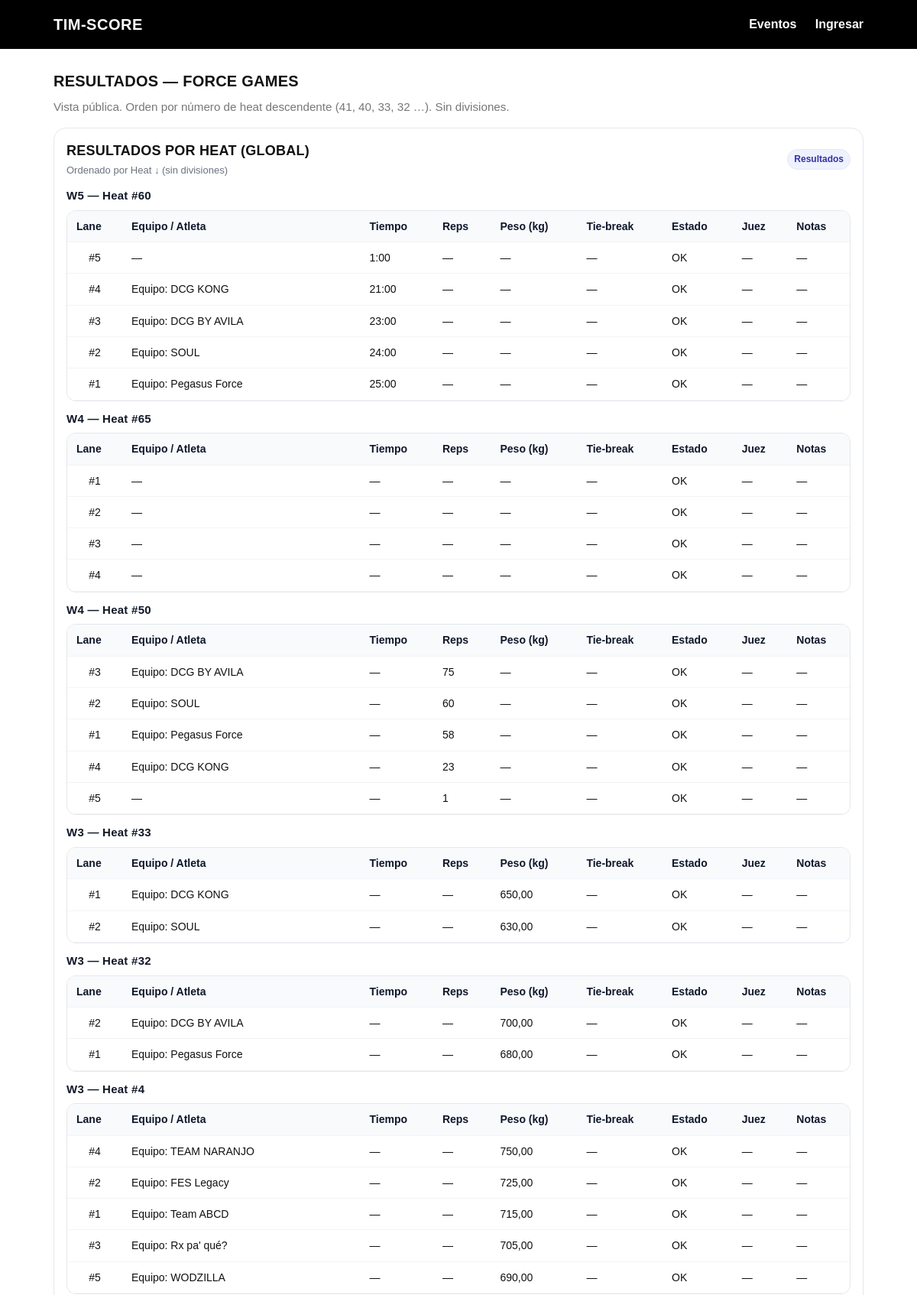
Page /results/force-games/ (upper part) on the committed database.
### compcore/apps/events/models.py (models this page shows, shortened)
class Event(models.Model):
    STATUS_CHOICES = (
        ("DRAFT", "Draft"),
        ("OPEN", "Open"),
        ("CLOSED", "Closed"),
        ("FINISHED", "Finished"),
    )
    name = models.CharField(max_length=160)
    slug = models.SlugField(unique=True)
    location = models.CharField(max_length=160, blank=True)
    description = models.TextField(blank=True)
    start_date = models.DateField(null=True, blank=True)
    end_date = models.DateField(null=True, blank=True)
    registration_open = models.BooleanField(default=False)
    registration_deadline = models.DateField(null=True, blank=True)
    status = models.CharField(max_length=16, choices=STATUS_CHOICES, default="DRAFT")
    lanes_default = models.PositiveIntegerField(
        default=8,
        help_text="Carriles por defecto si la división no define capacidad.",
    )
    allow_self_signup = models.BooleanField(
        default=False,
        help_text="Si está activo, se muestra el enlace de 'Crear cuenta' para atletas.",
    )
    created_at = models.DateTimeField(auto_now_add=True)
    class Meta:
        ordering = ("-start_date", "name")

### compcore/apps/judging/models.py (models this page shows, shortened)
class HeatResult(models.Model):
    heat = models.ForeignKey(
        "events.WorkoutHeat",
        on_delete=models.CASCADE,
        related_name="results",
    )
    team = models.ForeignKey(
        "registration.Team",
        on_delete=models.SET_NULL,
        null=True, blank=True, related_name="heat_results"
    )
    athlete_entry = models.ForeignKey(
        "registration.AthleteEntry",
        on_delete=models.SET_NULL,
        null=True, blank=True, related_name="heat_results"
    )
    lane = models.PositiveIntegerField()
    time_seconds = models.PositiveIntegerField(null=True, blank=True, help_text="Tiempo total en segundos.")
    reps = models.PositiveIntegerField(null=True, blank=True)
    weight_kg = models.DecimalField(max_digits=6, decimal_places=2, null=True, blank=True)
    penalties = models.IntegerField(default=0)
    tiebreak_seconds = models.PositiveIntegerField(null=True, blank=True, help_text="Tie-break en segundos.")
    status = models.CharField(max_length=3, choices=STATUS_CHOICES, default="OK")
    judge_name = models.CharField(max_length=120, blank=True, default="")
    notes = models.TextField(blank=True, default="")
    created_at = models.DateTimeField(default=timezone.now, editable=False)
    updated_at = models.DateTimeField(auto_now=True)
    class Meta:
        unique_together = (("heat", "lane"),)
        ordering = ("heat_id", "lane")

### compcore/apps/judging/views.py (the view)
def results_event(request: HttpRequest, event_slug: str):
    event = get_object_or_404(Event, slug=event_slug)
    results = (
        HeatResult.objects.filter(heat__workout__event=event)
        .select_related("heat", "heat__workout", "heat__division", "team", "athlete_entry__user")
        .order_by("-created_at")
    )
    heats_map: Dict[Tuple[int, int], Dict[str, Any]] = {}
    ordered_keys: List[Tuple[int, int]] = []
    for r in results:
        heat = r.heat
        w = heat.workout
        key = (w.order, heat.heat_number)
        if key not in heats_map:
            heats_map[key] = {
                "workout_order": w.order,
                "workout_name": w.name,
                "scoring": w.scoring,            # <- para ordenar filas según scoring
                "heat_number": heat.heat_number,
                "division_name": heat.division.name,
                "lane_count": heat.lane_count,
                "rows": [],
            }
            ordered_keys.append(key)
        if r.team:
            participant = f"Equipo: {r.team.name}"
        elif r.athlete_entry and r.athlete_entry.user:
            full = r.athlete_entry.user.get_full_name() or r.athlete_entry.user.username
            participant = f"Atleta: {full}"
        else:
            participant = "—"
        heats_map[key]["rows"].append(
            {
                "lane": r.lane,
                "participant": participant,
                "time_display": _fmt_seconds(getattr(r, "time_seconds", None)),
                "reps": r.reps,
                "weight_kg": r.weight_kg,
                "tiebreak_display": _fmt_seconds(getattr(r, "tiebreak_seconds", None)),
                "penalties": r.penalties or 0,
                "status": r.status,
                "judge_name": r.judge_name,
                "notes": r.notes,
                "_time": getattr(r, "time_seconds", None),
                "_tiebreak": getattr(r, "tiebreak_seconds", None),
                "_reps": r.reps,
                "_weight": r.weight_kg,
                "_created": r.created_at,
            }
        )
    ordered_keys.sort(key=lambda k: (k[0], k[1]), reverse=True)
    def sort_rows(rows: List[Dict[str, Any]], scoring: Optional[str]) -> None:
        s = (scoring or "").upper()
        if s == "TIME":
            BIG = 10**9
            rows.sort(
                key=lambda r: (
                    _status_bad(r.get("status")),
                    r.get("_time") if r.get("_time") is not None else BIG,
                    r.get("penalties", 0),
                    r.get("_tiebreak") if r.get("_tiebreak") is not None else BIG,
                    r.get("_created")  # último recurso para estabilidad
                )
            )
        elif s == "WEIGHT":
            INF = 10**9
            rows.sort(
                key=lambda r: (
                    _status_bad(r.get("status")),
                    -r.get("_weight") if r.get("_weight") is not None else INF,
                    r.get("penalties", 0),
                    -r.get("_reps") if r.get("_reps") is not None else 0,  # micro desempate
                    r.get("_created")
                )
            )
        elif s in ("REPS", "POINTS"):
            INF = 10**9
            rows.sort(
                key=lambda r: (
                    _status_bad(r.get("status")),
                    -r.get("_reps") if r.get("_reps") is not None else INF,
                    r.get("penalties", 0),
                    r.get("_time") if r.get("_time") is not None else INF,  # opcional
                    r.get("_created")
                )
            )
        else:
            rows.sort(key=lambda r: (r.get("_created"),), reverse=True)
    all_heats: List[Dict[str, Any]] = []
    for key in ordered_keys:
        bucket = heats_map[key]
        sort_rows(bucket["rows"], bucket.get("scoring"))
        all_heats.append(bucket)
    ctx = {
        "event": event,
        "all_heats": all_heats,  # lista plana sin divisiones; heats ya están DESC; filas ya están mejor->peor
    }
    return render(request, "judging/public_results.html", ctx)

### compcore/apps/judging/views.py (called while the page is built)
def _fmt_seconds(sec: Optional[int]) -> str:
    if sec in (None, "",):
        return ""
    try:
        sec = int(sec)
    except (TypeError, ValueError):
        return ""
    h = sec // 3600
    m = (sec % 3600) // 60
    s = sec % 60
    if h:
        return f"{h:d}:{m:02d}:{s:02d}"
    return f"{m:d}:{s:02d}"

def _status_bad(status: Optional[str]) -> int:
    if not status:
        return 1
    return 0 if str(status).upper() == "OK" else 1

### templates/judging/public_results.html (shortened to what this page needs)
{% extends "base.html" %}
{% load static %}
{% block content %}
<h1 class="title" style="font-size:20px;margin:0;">Resultados — {{ event.name }}</h1>
<p class="muted" style="margin-top:8px;">Vista pública. Orden por número de heat descendente (41, 40, 33, 32 …). Sin divisiones.</p>
<div class="lb-wrap">
  {% if all_heats %}
    <div class="lb-card">
      <div class="lb-card__header">
        <div>
          <h2 class="lb-title">Resultados por Heat (global)</h2>
          <p class="lb-subtitle">Ordenado por Heat ↓ (sin divisiones)</p>
        </div>
        <span class="lb-badge">Resultados</span>
      </div>
      {% for h in all_heats %}
        <div class="lb-heat">
          <h3 class="lb-heat__title">W{{ h.workout_order }} — Heat #{{ h.heat_number }}</h3>
          <div class="lb-table-wrap">
            <table class="lb-table">
              <thead>
                <tr>
                  <th class="lb-col-lane">Lane</th>
                  <th class="lb-col-name">Equipo / Atleta</th>
                  <th class="lb-col-tight">Tiempo</th>
                  <th class="lb-col-tight">Reps</th>
                  <th class="lb-col-tight">Peso (kg)</th>
                  <th class="lb-col-tight">Tie-break</th>
                  <th class="lb-col-tight">Estado</th>
                  <th class="lb-col-tight">Juez</th>
                  <th>Notas</th>
                </tr>
              </thead>
              <tbody>
                {% for row in h.rows %}
                  <tr>
                    <td class="lb-col-lane">#{{ row.lane }}</td>
                    <td class="lb-col-name">{{ row.participant }}</td>
                    <td class="lb-col-tight">{% if row.time_display %}{{ row.time_display }}{% else %}—{% endif %}</td>
                    <td class="lb-col-tight">{% if row.reps != None %}{{ row.reps }}{% else %}—{% endif %}</td>
                    <td class="lb-col-tight">{% if row.weight_kg != None %}{{ row.weight_kg }}{% else %}—{% endif %}</td>
                    <td class="lb-col-tight">{% if row.tiebreak_display %}{{ row.tiebreak_display }}{% else %}—{% endif %}</td>
                    <td class="lb-col-tight">{% if row.status %}{{ row.status }}{% else %}—{% endif %}</td>
                    <td class="lb-col-tight">{% if row.judge_name %}{{ row.judge_name }}{% else %}—{% endif %}</td>
                    <td>{% if row.notes %}{{ row.notes }}{% else %}—{% endif %}</td>
                  </tr>
                {% empty %}
                  <tr><td class="lb-empty" colspan="9">Sin resultados cargados.</td></tr>
                {% endfor %}
              </tbody>
            </table>
          </div>
        </div>
      {% endfor %}
    </div>
  {% else %}
    <div class="lb-card"><div class="lb-empty">No hay resultados disponibles todavía.</div></div>
  {% endif %}
</div>
{% endblock %}

### static/app.css (style rules this page uses)
:root { --rf-black:#000000; --rf-red:#EE3124; --rf-white:#ffffff; --rf-gray-900:#111111; --rf-gray-700:#444444; --rf-gray-500:#777777; --rf-gray-300:#dddddd; --rf-gray-200:#eeeeee; --rf-gray-100:#f5f5f5; --rf-radius:12px; --rf-shadow:0 2px 10px rgba(0,0,0,.06); --rf-maxw:1100px; }
* { box-sizing:border-box }
html,body { height:100% }
body.rf-body { margin:0; font-family: Helvetica,"Helvetica Neue",Arial,ui-sans-serif,system-ui,"Segoe UI",Roboto,sans-serif; color:var(--rf-gray-900); background:#fff; line-height:1.45; }
h1,h2,h3,h4 { margin:0 0 .6rem 0; font-weight:800; letter-spacing:.25px }
h1 { font-size:28px; text-transform:uppercase }
h2 { font-size:22px; text-transform:uppercase }
h3 { font-size:18px }
.muted { color:var(--rf-gray-500); font-size:.95rem }

### templates/judging/public_results.html (style rules this page uses)
.lb-wrap { margin-top: 16px; }
.lb-card { border:1px solid #e5e7eb; border-radius:16px; padding:16px; margin-bottom:16px; background:#fff; }
.lb-card__header { display:flex; align-items:center; justify-content:space-between; gap:12px; }
.lb-title { font-size:18px; font-weight:700; margin:0; }
.lb-subtitle { font-size:13px; color:#6b7280; margin:4px 0 0 0; }
.lb-heat { margin-top:12px; }
.lb-heat__title { font-size:15px; font-weight:600; margin:0 0 8px 0; color:#111827; }
.lb-table-wrap { overflow:auto; border-radius:12px; border:1px solid #e5e7eb; }
.lb-table { width:100%; border-collapse:separate; border-spacing:0; font-size:14px; }
.lb-table th, .lb-table td { padding:10px 12px; border-bottom:1px solid #f1f5f9; }
.lb-table thead th { position: sticky; top: 0; z-index: 1; background: #f8fafc; text-align:left; font-weight:700; color:#0f172a; }
.lb-col-lane { width:72px; text-align:center; white-space:nowrap; font-variant-numeric: tabular-nums; }
.lb-col-name { min-width:240px; }
.lb-col-tight { white-space:nowrap; font-variant-numeric: tabular-nums; }
.lb-badge { display:inline-flex; align-items:center; gap:6px; font-size:12px; font-weight:600; background:#eef2ff; color:#3730a3; padding:4px 8px; border-radius:999px; border:1px solid #e5e7eb; }

### rows in the picture
Event: name "FORCE GAMES"
HeatResult: status "OK"
HeatResult: status "OK"
HeatResult: status "OK"
HeatResult: status "OK"
HeatResult: status "OK"
HeatResult: status "OK"
HeatResult: status "OK"
HeatResult: status "OK"
HeatResult: status "OK"
HeatResult: status "OK"
HeatResult: status "OK"
HeatResult: status "OK"
HeatResult: status "OK"
HeatResult: status "OK"
HeatResult: weight_kg "650,00", status "OK"
HeatResult: weight_kg "630,00", status "OK"
HeatResult: weight_kg "700,00", status "OK"
HeatResult: weight_kg "680,00", status "OK"
HeatResult: weight_kg "750,00", status "OK"
HeatResult: weight_kg "725,00", status "OK"
HeatResult: weight_kg "715,00", status "OK"
HeatResult: weight_kg "705,00", status "OK"
HeatResult: weight_kg "690,00", status "OK"

### other values in the picture
{{ h.workout_order }} "5" "4" "4" "3" "3" "3"
{{ h.heat_number }} "60" "65" "50" "33" "32" "4"
{{ row.lane }} "5" "4" "3" "2" "1" "1" "2" "3" "4" "3" "2" "1" "4" "5" "1" "2" "2" "1" "4" "2" "1" "3" "5"
{{ row.participant }} "—" "Equipo: DCG KONG" "Equipo: DCG BY AVILA" "Equipo: SOUL" "Equipo: Pegasus Force" "—" "—" "—" "—" "Equipo: DCG BY AVILA" "Equipo: SOUL" "Equipo: Pegasus Force" "Equipo: DCG KONG" "—" "Equipo: DCG KONG" "Equipo: SOUL" "Equipo: DCG BY AVILA" "Equipo: Pegasus Force" "Equipo: TEAM NARANJO" "Equipo: FES Legacy" "Equipo: Team ABCD" "Equipo: Rx pa' qué?" "Equipo: WODZILLA"
{{ row.time_display }} "1:00" "21:00" "23:00" "24:00" "25:00"
{{ row.reps }} "75" "60" "58" "23" "1"
